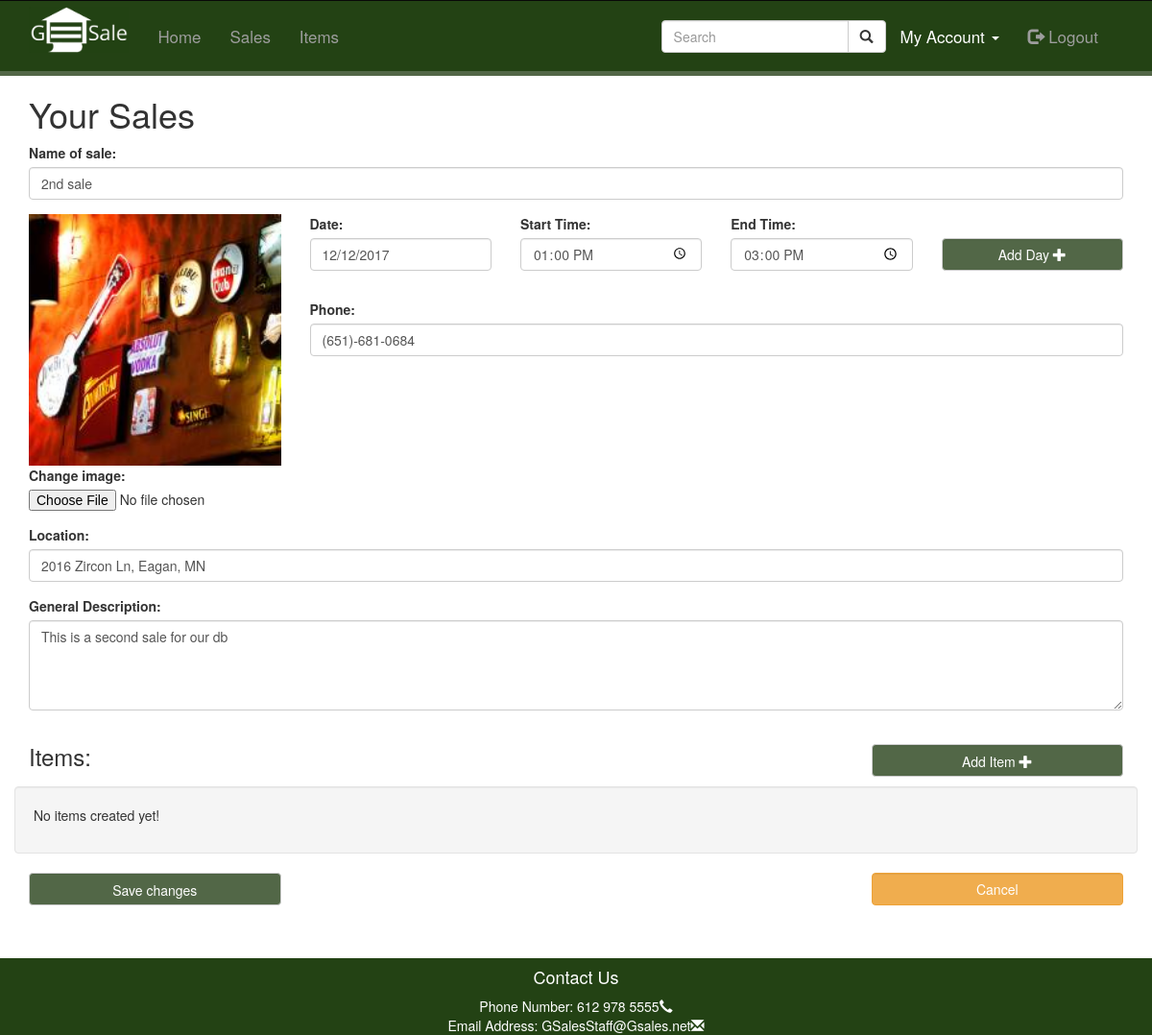
The page /php/yourSales.php?action=edit&gsale_id=3 (signed in) on the database its author committed.
### tables this page shows
CREATE TABLE `garage_sales` (
  `gsale_id` int(22) NOT NULL,
  `sale_name` varchar(50) NOT NULL,
  `image_url` varchar(50) NOT NULL,
  `description` varchar(1500) NOT NULL,
  `dates` varchar(128) NOT NULL
);

CREATE TABLE `phones` (
  `phone_id` int(22) NOT NULL,
  `phone_number` varchar(16) NOT NULL
);

CREATE TABLE `garage_sales_places` (
  `garage_sale_fk_id` int(22) NOT NULL,
  `place_fk_id` int(22) NOT NULL
);

CREATE TABLE `places` (
  `place_id` int(22) NOT NULL,
  `street_number` varchar(22) NOT NULL,
  `route` varchar(95) NOT NULL,
  `locality` varchar(35) NOT NULL,
  `administrative_area_level_1` varchar(40) NOT NULL,
  `postal_code` varchar(11) NOT NULL,
  `country` varchar(3) NOT NULL,
  `lat` varchar(30) NOT NULL,
  `lng` varchar(30) NOT NULL
);

### php/db_connection.php (called while the page is built, shortened)
<?php
  class SqlManager {
    private static $instance = null;
    private $conn, $query, $error, $result, $numItemsReturned;
    private function __construct() {
      try {
        $this->conn = new PDO('mysql:host=' . HOST . ';dbname=' . DATABASE, USER, PASSWORD);
      } catch(PDOException $e) {
        die("Connection failed: " . $e->getMessage());
      }
    }
    public static function getInstance() {
      if(!isset(self::$instance)) {
        self::$instance = new SqlManager();
      }
      return self::$instance;
    }
    public function query($sql, $params = array()) {
      if ($this->query = $this->conn->prepare($sql)) {
        $index = 1;
        if (count($params) > 0) {
          foreach($params as $param) {
            $this->query->bindValue($index, $param);
            $index++;
          }
        }
        if ($this->query->execute()) {
          $this->result = $this->query->fetchAll(PDO::FETCH_OBJ);
        } else {
          $this->error = true;
        }
      }
      return $this;
    }
    public function getResult() {
      return $this->result;
    }
  }
?>

### php/editSale.php (the view, shortened to what this page needs)
<div class="container">
  <form action="<?php echo $_SERVER['PHP_SELF'] ?>" method="post" enctype="multipart/form-data">
    <div class="row">
      <div class="col-sm-12">
        <div class="form-group">
          <label for="sale_name">Name of sale:</label>
          <input type="text" class="form-control" id="sale_name" name="sale_name" value="<?php echo(isset($gsale) ? $gsale->getData()->sale_name : ''); ?>" placeholder="Enter name of sale">
        </div>
      </div>
    </div>
    <div class="row">
      <div class="col-sm-3">
        <div class="row">
          <div class="col-xs-12">
            <div class="form-group">
              <?php
              if (isset($gsale) && !empty($gsale->getData()->image_url)) {
                echo "<img src='{$gsale->getData()->image_url}' alt='Picture of garage sale' style='width:100%;'>";
              } else {
                echo '<img src="https://dummyimage.com/200x200/333/fff.png&text=No+image+uploaded" alt="Picture of garage sale" style="width:100%;">';
              }
              ?>
              <label for="image">Change image:</label>
              <input type="file" id="image" name="image[]">
            </div>
          </div>
        </div>
      </div>
      <div class="col-sm-9">
        <div id="date-time" class="form-group">
          <div class="row">
            <div class="col-sm-3">
              <label for="date1">Date:</label>
            </div>
            <div class="col-sm-3">
              <label for="startTime1">Start Time:</label>
            </div>
            <div class="col-sm-3">
              <label for="endTime1">End Time:</label>
            </div>
          </div>
          <?php
          $dates = DateTimeFormater::getDates($gsale->getData()->dates);
          $start_times = DateTimeFormater::getStartTimes($gsale->getData()->dates);
          $end_times = DateTimeFormater::getEndTimes($gsale->getData()->dates);
          $first = true;
          $count = 1;
          foreach ($dates as $date) {
            if ($first) {
              echo '<div class="row">
                      <div class="col-sm-3 form-group">
                        <input class="form-control" type="text" id="date' . $count . '" name="date[]" placeholder="mm/dd/yyyy" value="' . $date . '">
                      </div>
                      <div class="col-sm-3 form-group">
                        <input class="form-control" type="time" id="startTime' . $count . '" name="startTime[]" value="' . $start_times[$count-1] . '">
                      </div>
                      <div class="col-sm-3 form-group">
                        <input class="form-control" type="time" id="endTime' . $count . '" name="endTime[]" value="' . $end_times[$count-1] . '">
                      </div>
                      <div class="col-sm-3 form-group">
                        <button type="button" class="btn btn-green-no-padding form-control" id="add_date" onclick="addDateYourSales()">Add Day&nbsp;<span class="glyphicon glyphicon-plus" aria-hidden="true"></span>
                        </button>
                      </div>
                    </div>';
            }
            $count++;
            $first = false;
          }
          ?>
        </div>
        <div class="row">
          <div class="col-sm-12">
            <div class="form-group">
              <label for="phone">Phone:</label>
              <input type="phone" class="form-control" id="phone" name="phone" placeholder="(XXX)-XXX-XXXX" onkeypress="phoneFormat()" value="<?php
                                                                                                                                              $db_conn = SqlManager::getInstance();
                                                                                                                                              $sql = "SELECT phone_id, phone_number FROM phones JOIN garage_sales_phones ON phones.phone_id = garage_sales_phones.phone_fk_id WHERE garage_sales_phones.garage_sale_fk_id = ?;";
                                                                                                                                              $result = $db_conn->query($sql, array($gsale->getData()->gsale_id));
                                                                                                                                              echo $result->getResult()[0]->phone_number;
                                                                                                                                              ?>" maxlength="16">
                     </div>
            </div>
          </div>
        </div>
      </div>
      <div class="row">
        <div class="col-sm-12">
          <div id="locationField" class="form-group">
            <label for="location">Location:</label>
            <input type="location" class="form-control" id="location" onfocus="geolocate()" name="location" value="<?php
                                                                                                                   $db_conn = SqlManager::getInstance();
                                                                                                                   $sql = "SELECT * FROM places JOIN garage_sales_places ON places.place_id = garage_sales_places.place_fk_id WHERE garage_sales_places.garage_sale_fk_id = ?;";
                                                                                                                   $result = $db_conn->query($sql, array($gsale->getData()->gsale_id));
                                                                                                                   echo $result->getResult()[0]->street_number . " " . $result->getResult()[0]->route . ", " . $result->getResult()[0]->locality . ", " . $result->getResult()[0]->administrative_area_level_1;
                                                                                                                   ?>" placeholder="Enter location of sale">
          </div>
        </div>
      </div>
      <div class="row">
        <div class="col-sm-12">
          <div class="form-group">
            <label for="description">General Description:</label>
            <textarea class="form-control" rows="4" cols="50" id="description" name="description" placeholder="Enter a description of the types of item for sale"><?php echo $gsale->getData()->description; ?></textarea>
          </div>
        </div>
      </div>
      <div class="row">
        <div class="col-sm-6">
          <h3>Items:</h3>
        </div>
        <div class="col-sm-3 pull-right">
          <a style="margin-top:20px;margin-bottom:10px" href="createItem.php?gsale_id=<?php echo $gsale->getData()->gsale_id ?>" class="btn btn-green form-control" id="add_date">Add Item&nbsp;<span class="glyphicon glyphicon-plus" aria-hidden="true"></span>
          </a>
        </div>
      </div>
      <?php
  $db_conn = SqlManager::getInstance();
             $sql = "SELECT * FROM items JOIN garage_sales_items ON items.item_id = garage_sales_items.item_fk_id WHERE garage_sales_items.gsale_fk_id = ?;";
             $result = $db_conn->query($sql, array($gsale->getData()->gsale_id));
             $item_data = $result->getResult();
             $count = count($item_data);
             $html = '';
             if ($count > 0) {
               for ($i = 0; $i < $count; $i++) {
                 $html .= '
               <input type="hidden" name="item_id[]" value="' . $item_data[$i]->item_id . '">
      <div class="row">
        <div class="col-sm-3">
          <div class="row">
            <div class="col-sm-12">
              <div class="form-group">
                <img src="' . (!empty($item_data[$i]->image_url) ? "{$item_data[$i]->image_url}" : "https://dummyimage.com/200x200/333/fff.png&text=No+image+uploaded") . '" alt="Picture of item for sale" style="width:100%;">
                <label for="image">Change image:</label>
                <input type="file" id="image1" name="image[]">
              </div>
            </div>
          </div>
          <div class="row">
            <div class="col-sm-12">
              <div class="form-group">
                <label for="sel1">Availabity:</label>
                <select class="form-control" id="select1" name="available[]">
                  <option value="default">--</option>
                  <option value="sold" ' . ($item_data[$i]->is_sold == 1 ? "selected"  : "") . '>Sold</option>
                  <option value="available" ' . ($item_data[$i]->is_sold == 0 ? "selected"  : "") . '>Available</option>
                </select>
              </div>
            </div>
          </div>
        </div>
        <div class="col-sm-9">
          <div class="row">
            <div class="col-sm-12">
              <div class="form-group">
                <label for="price1">Price:</label>
                <input class="form-control" type="text" name="price[]" id="price1" placeholder="xx.xx" value="' . $item_data[$i]->price . '">
              </div>
            </div>
          </div>
          <div class="row">
            <div class="col-sm-12">
              <div class="form-group">
                <label for="select">Change catagory:</label>
                <select class="form-control" name="catagory[]" id="catagory">
                  <option value="default">---</option>
                  <option value="clothes" ' . (strcmp(explode(',', $item_data[$i]->keywords)[0], "clothes") === 0 ? "selected"  : "") . '>Clothes</option>
                  <option value="electronic" ' . (strcmp(explode(',', $item_data[$i]->keywords)[0], "electronic") === 0 ? "selected"  : "") . '>Electronics</option>
                  <option value="furnture" ' . (strcmp(explode(',', $item_data[$i]->keywords)[0], "furnture") === 0 ? "selected"  : "") . '>Furnture</option>
                  <option value="media" ' . (strcmp(explode(',', $item_data[$i]->keywords)[0], "media") === 0 ? "selected"  : "") . '>Media eg.(Books, Magazines, Music, Movies)</option>
                  <option value="tool" ' . (strcmp(explode(',', $item_data[$i]->keywords)[0], "tool") === 0 ? "selected"  : "") . '>Tools</option>
                  <option value="toy" ' . (strcmp(explode(',', $item_data[$i]->keywords)[0], "toy") === 0 ? "selected"  : "") . '>Toys</option>
                  <option value="vehicle" ' . (strcmp(explode(',', $item_data[$i]->keywords)[0], "vehicle") === 0 ? "selected"  : "") . '>Vehicle</option>
                  <option value="other" ' . (strcmp(explode(',', $item_data[$i]->keywords)[0], "other") === 0 ? "selected"  : "") . '>Other</option>
                </select>
              </div>
            </div>
          </div>
          <div class="row">
            <div class="col-sm-12">
              <div class="form-group">
                <label for="description">General Description:</label>
                <textarea class="form-control" rows="5" cols="50" id="description" name="itemDescription[]" placeholder="Enter a description of the item for sale">' . $item_data[$i]->description . '</textarea>
              </div>
            </div>
          </div>
          <div class="row">
            <div class="col-sm-4 pull-right">
              <div class="form-group">
                <button class="btn btn-danger form-control" type="button" id="delete1" data-toggle="modal" data-target="#deleteModal' . ($i+1) . '" name="delete1">Delete Item&nbsp;<span class="glyphicon glyphicon-minus" aria-hidden="true"></span></button>
              </div>
            </div>
          </div>
        </div>
      </div>';
                 $html .= '
      <div class="modal fade" id="deleteModal' . ($i+1) . '" role="dialog">
        <div class="modal-dialog">
          <div class="modal-content">
            <div class="modal-header">
              <button type="button" class="close" data-dismiss="modal">×</button>
              <h4 class="modal-title"><span class="glyphicon glyphicon-alert" aria-hidden="true"></span>&nbsp;Warning</h4>
            </div>
            <div class="modal-body">
              <p>You are about to delete an item from your sale are you sure you want to do that?</p>
            </div>
            <div class="modal-footer">
              <a type="button" class="btn btn-danger pull-left" href="?action=delete&amp;gsale_id=' . $item_data[$i]->gsale_fk_id . '&amp;item_id=' . $item_data[$i]->item_id . '">Delete Item</a>
              <a type="button" class="btn btn-default" data-dismiss="modal">Cancel</a>
            </div>
          </div>
        </div>
      </div><br><br>';
               }
             } else {
               $html .= '<div class="row"><div class="well"><p>No items created yet!</p></div></div>';
             }
             $html .= '
           <input type="hidden" name="gsale_id" value="' . $item_data[0]->gsale_fk_id . '">
           <input type="hidden" name="token" value="' . Token::generate() . '">
      <div class="row">
        <div class="col-sm-3 pull-right">
          <div class="form-group">
            <a class="btn btn-warning form-control" href="yourSales.php">Cancel</a>
          </div>
        </div>
        <div class="col-sm-3 pull-left">
          <div class="form-group">
            <input type="submit" id="submit" name="edit_submit" value="Save changes" class="btn btn-green form-control">
          </div>
        </div>
      </div>
    </form>
    </div>';
             echo $html;
      ?>
      <br>
      <br>

### css/styles.css (style rules this page uses)
.btn-green, .btn-green:focus { padding: .5em 3em; border-color: #ccc; background-color: #526747; color: #fff; }
.btn-green-no-padding, .btn-green-no-padding:focus { border-color: #ccc; background-color: #526747; color: #fff; }

### rows shown on the page
garage_sales: sale_name "2nd sale", image_url (picture), dates "12/12/2017", dates "13:00", dates "15:00", description "This is a second sale for our db"
phones: phone "(651)-681-0684"
garage_sales_places: location "2016 Zircon Ln, Eagan, MN"
